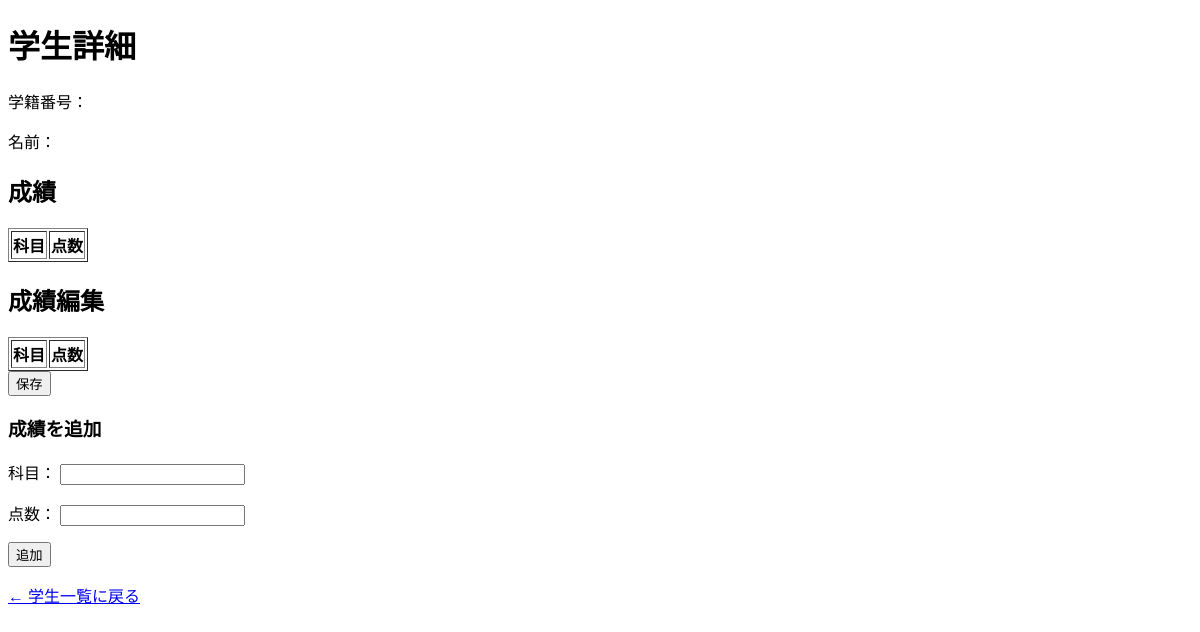
The app's page /students/0122199, older data.
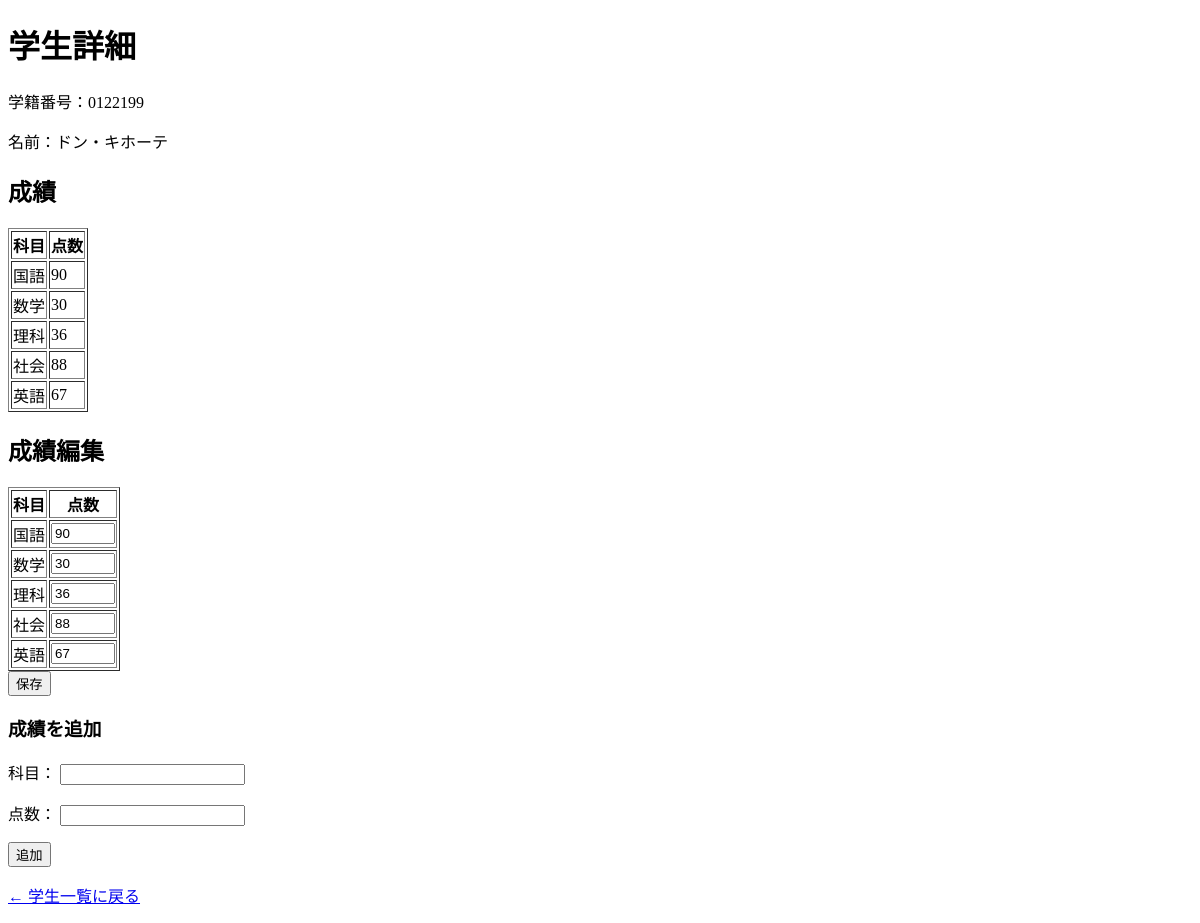
The same page, newer data.
### tables this page shows
CREATE TABLE students (
    student_id TEXT PRIMARY KEY,
    name TEXT NOT NULL,
    department TEXT NOT NULL,
    grade INTEGER NOT NULL,
    year INTEGER NOT NULL
);

CREATE TABLE scores (
    id INTEGER PRIMARY KEY AUTOINCREMENT,
    student_id TEXT NOT NULL,
    subject TEXT NOT NULL,
    score INTEGER NOT NULL,
    FOREIGN KEY (student_id) REFERENCES students(student_id)
);

### app.py (the view)
@app.route("/students/<student_id>")
def student_detail(student_id):
    cur = get_db().cursor()
    cur.execute(
        "SELECT student_id, name, department FROM students WHERE student_id = ?",
        (student_id,)
    )
    student = cur.fetchone()
    cur.execute(
        "SELECT subject, score FROM scores WHERE student_id = ?",
        (student_id,)
    )
    scores = cur.fetchall()
    return render_template(
        "student_detail.html",
        student=student,
        scores=scores
    )

### app.py (called while the page is built)
def get_db():
    db = getattr(g, "_database", None)
    if db is None:
        db = g._database = sqlite3.connect(DATABASE)
    return db

@app.teardown_appcontext
def close_connection(exception):
    db = getattr(g, "_database", None)
    if db is not None:
        db.close()

### templates/student_detail.html (shortened to what this page needs)
<!DOCTYPE html>
<html>
<head>
</head>
<body>
    <h1>学生詳細</h1>
    <p>学籍番号：{{ student[0] }}</p>
    <p>名前：{{ student[1] }}</p>
    <h2>成績</h2>
    <table border="1">
        <tr>
            <th>科目</th>
            <th>点数</th>
        </tr>
        {% for s in scores %}
        <tr>
            <td>{{ s[0] }}</td>
            <td>{{ s[1] }}</td>
        </tr>
        {% endfor %}
    </table>
    <h2>成績編集</h2>
    <form method="post" action="/students/{{ student[0] }}/edit">
        <table border="1">
            <tr>
                <th>科目</th>
                <th>点数</th>
            </tr>
            {% for s in scores %}
            <tr>
                <td>{{ s[0] }}</td>
                <td>
                    <input
                        type="number"
                        name="{{ s[0] }}"
                        value="{{ s[1] }}"
                        min="0"
                        max="100"
                    >
                </td>
            </tr>
            {% endfor %}
        </table>
        <button type="submit">保存</button>
    </form>
    <h3>成績を追加</h3>
    <form method="post" action="/students/{{ student[0] }}/add_score">
        <p>
            科目：
            <input type="text" name="subject" required>
        </p>
        <p>
            点数：
            <input type="number" name="score" required>
        </p>
        <button type="submit">追加</button>
    </form>
    <p><a href="/students">← 学生一覧に戻る</a></p>
</body>
</html>

Row changes from the older to the newer data that the page shows:
added students: student_id "0122199", name "ドン・キホーテ"
added scores: subject "国語", score "90"
added scores: subject "数学", score "30"
added scores: subject "理科", score "36"
added scores: subject "社会", score "88"
added scores: subject "英語", score "67"
